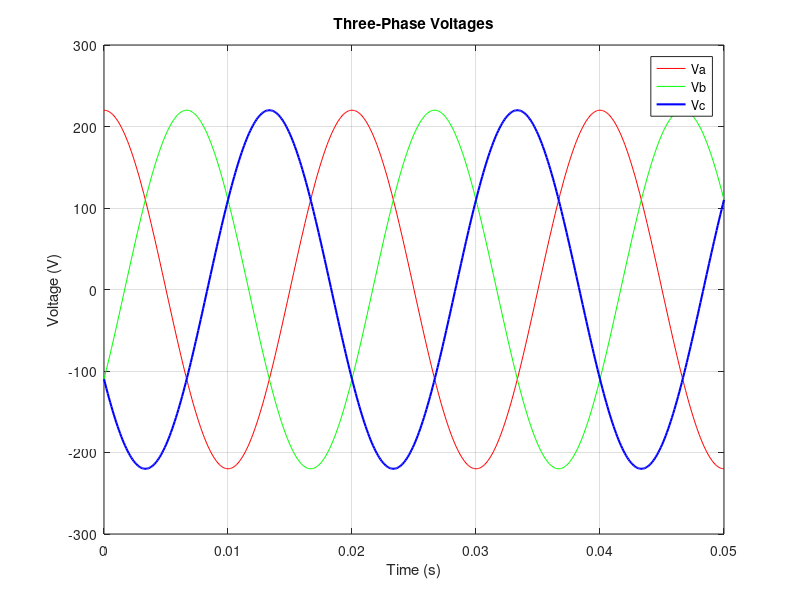

This chart was generated by the following MATLAB code:
% Three-phase voltage simulation

f = 50
V = 220 % Peak voltage
t = 0:0.0001:0.05;  % Time vector (0 to 50ms)

% Phase voltages (balanced system)
Va = V*cos(2*pi*f*t - 0)
Vb = V*cos(2*pi*f*t - 2*pi/3)
Vc = V*cos(2*pi*f*t - 4*pi/3)

% Plotting
figure
plot(t, Va, 'r', t, Vb, 'g', t, Vc, 'b', 'LineWidth', 1.5)
grid on

xlabel('Time (s)')
ylabel('Voltage (V)')
title('Three-Phase Voltages')
legend('Va', 'Vb', 'Vc')

